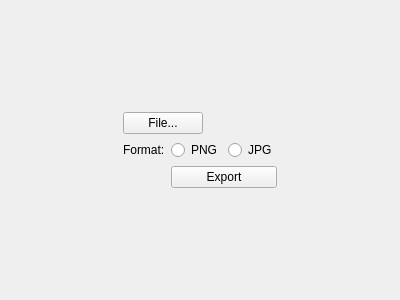
<?xml version="1.0" encoding="UTF-8"?>
<ui version="4.0">
 <class>Form</class>
 <widget class="QWidget" name="Form">
  <property name="geometry">
   <rect>
    <x>0</x>
    <y>0</y>
    <width>400</width>
    <height>300</height>
   </rect>
  </property>
  <property name="windowTitle">
   <string>Form</string>
  </property>
  <layout class="QGridLayout" name="gridLayout">
   <item row="0" column="1">
    <spacer name="verticalSpacer">
     <property name="orientation">
      <enum>Qt::Vertical</enum>
     </property>
     <property name="sizeHint" stdset="0">
      <size>
       <width>20</width>
       <height>40</height>
      </size>
     </property>
    </spacer>
   </item>
   <item row="1" column="2">
    <spacer name="horizontalSpacer">
     <property name="orientation">
      <enum>Qt::Horizontal</enum>
     </property>
     <property name="sizeHint" stdset="0">
      <size>
       <width>40</width>
       <height>20</height>
      </size>
     </property>
    </spacer>
   </item>
   <item row="1" column="0">
    <spacer name="horizontalSpacer_2">
     <property name="orientation">
      <enum>Qt::Horizontal</enum>
     </property>
     <property name="sizeHint" stdset="0">
      <size>
       <width>40</width>
       <height>20</height>
      </size>
     </property>
    </spacer>
   </item>
   <item row="1" column="1">
    <layout class="QFormLayout" name="formLayout">
     <item row="0" column="0" colspan="2">
      <layout class="QHBoxLayout" name="horizontalLayout_2">
       <item>
        <widget class="QPushButton" name="fileButton">
         <property name="text">
          <string>File...</string>
         </property>
        </widget>
       </item>
       <item>
        <widget class="QLabel" name="filenameLabel">
         <property name="text">
          <string/>
         </property>
        </widget>
       </item>
      </layout>
     </item>
     <item row="1" column="0">
      <widget class="QLabel" name="label">
       <property name="text">
        <string>Format:</string>
       </property>
      </widget>
     </item>
     <item row="1" column="1">
      <layout class="QHBoxLayout" name="horizontalLayout">
       <item>
        <widget class="QRadioButton" name="radioButton">
         <property name="text">
          <string>PNG</string>
         </property>
        </widget>
       </item>
       <item>
        <widget class="QRadioButton" name="radioButton_2">
         <property name="text">
          <string>JPG</string>
         </property>
        </widget>
       </item>
      </layout>
     </item>
     <item row="2" column="1">
      <widget class="QPushButton" name="exportButton">
       <property name="text">
        <string>Export</string>
       </property>
      </widget>
     </item>
    </layout>
   </item>
   <item row="2" column="1">
    <spacer name="verticalSpacer_2">
     <property name="orientation">
      <enum>Qt::Vertical</enum>
     </property>
     <property name="sizeHint" stdset="0">
      <size>
       <width>20</width>
       <height>40</height>
      </size>
     </property>
    </spacer>
   </item>
  </layout>
 </widget>
 <resources/>
 <connections/>
</ui>
